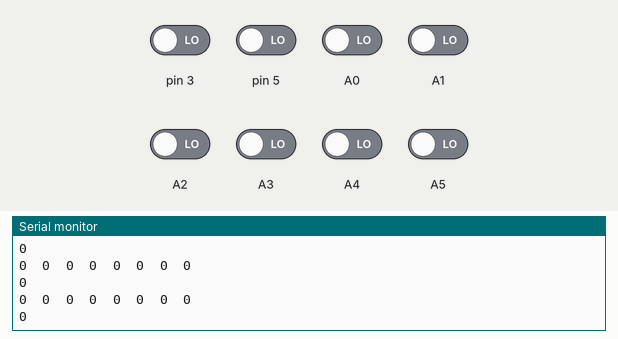
Bench run of a sketch on a simulated Arduino Uno, built with avr-gcc and run on an emulated ATmega328P. Parts: the last lines printed to the serial monitor. Inputs (shaded band) come from the test bench; at power-on: A0–5, pin 3, pin 5 LOW.

Above: at 12.4 s.
12.5 s: pin 3 driven HIGH
At 12.71 s:
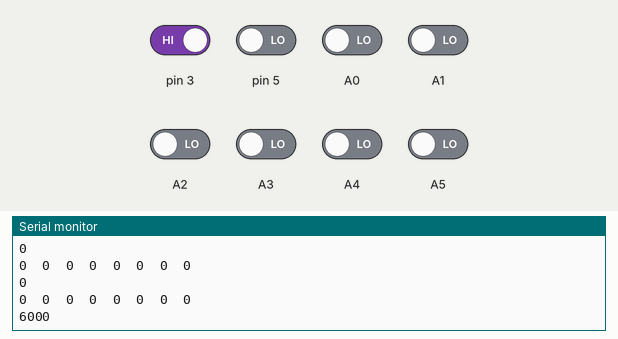
14.0 s: pin 5 driven HIGH
At 14.23 s:
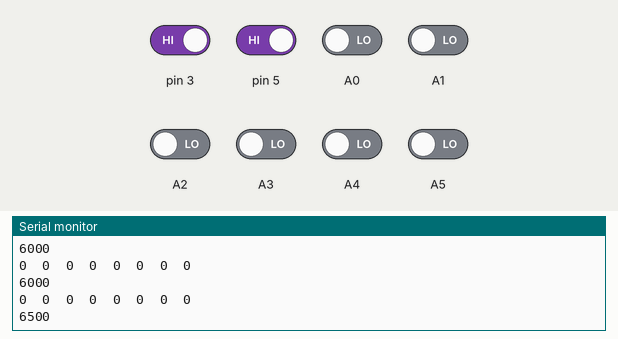
15.5 s: A0 driven HIGH
At 15.75 s:
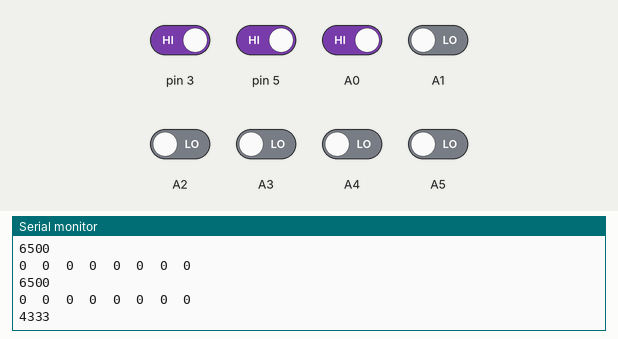
17.0 s: A1 driven HIGH
At 17.28 s:
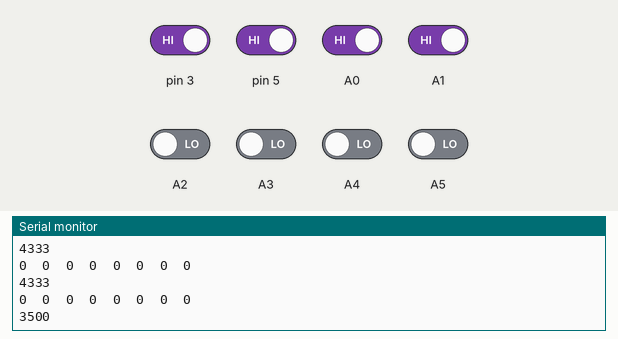
18.5 s: A2 driven HIGH
At 18.8 s:
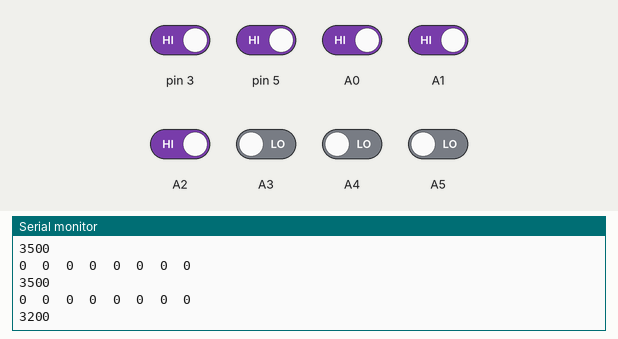
20.0 s: A3 driven HIGH
At 20.32 s:
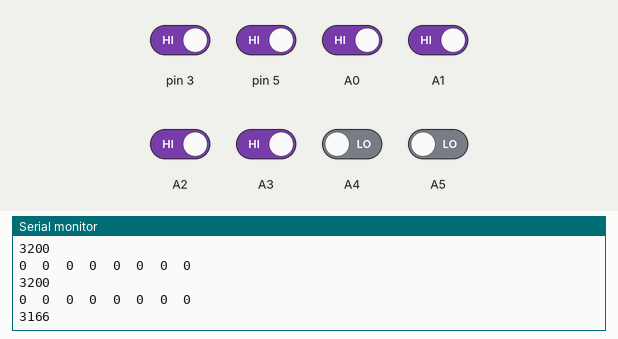
Timing chart, 0 to 22.5 s (numbered marks = the images above; inputs shaded):
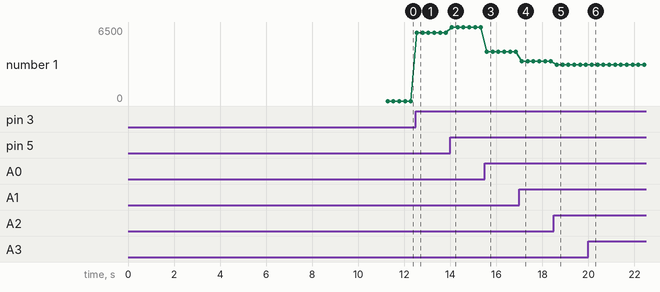

Measured:
- after the input at 12.5 s, the serial monitor: prints a new line at once (image 1)
- after the input at 14.0 s, the serial monitor: prints a new line after 0.06 s (image 2)
- after the input at 15.5 s, the serial monitor: prints a new line after 0.08 s (image 3)
- after the input at 17.0 s, the serial monitor: prints a new line after 0.10 s (image 4)
- after the input at 18.5 s, the serial monitor: prints a new line after 0.12 s (image 5)
- after the input at 20.0 s, the serial monitor: prints a new line after 0.14 s (image 6)
- plotted number 1: 0 → 6000 after the input at 12.5 s, 6000 → 6500 after the input at 14.0 s, 6500 → 4333 after the input at 15.5 s, 4333 → 3500 after the input at 17.0 s, 3500 → 3200 after the input at 18.5 s

The sketch:

PREMIER-ESSAI.ino
```cpp
#include <QTRSensors.h>
QTRSensorsRC qtr((char[]) {A0, A1, A2,A3,A4,A5,3,5},8);
unsigned int sensorValues[8];

void setup() {
  Serial.begin(9600);
  int i;
  for (i = 0; i < 250; i++)
  {
    qtr.calibrate();
    delay(20);

  }
}

void loop() {
  unsigned int sensors[8];
  int position = qtr.readLine(sensors);
  for (unsigned char i = 0; i <8; i++)
 {
    Serial.print(sensorValues[i]);
    Serial.print('\t');
  }
  Serial.println();
  Serial.println(position);
  delay(250);


}
```
